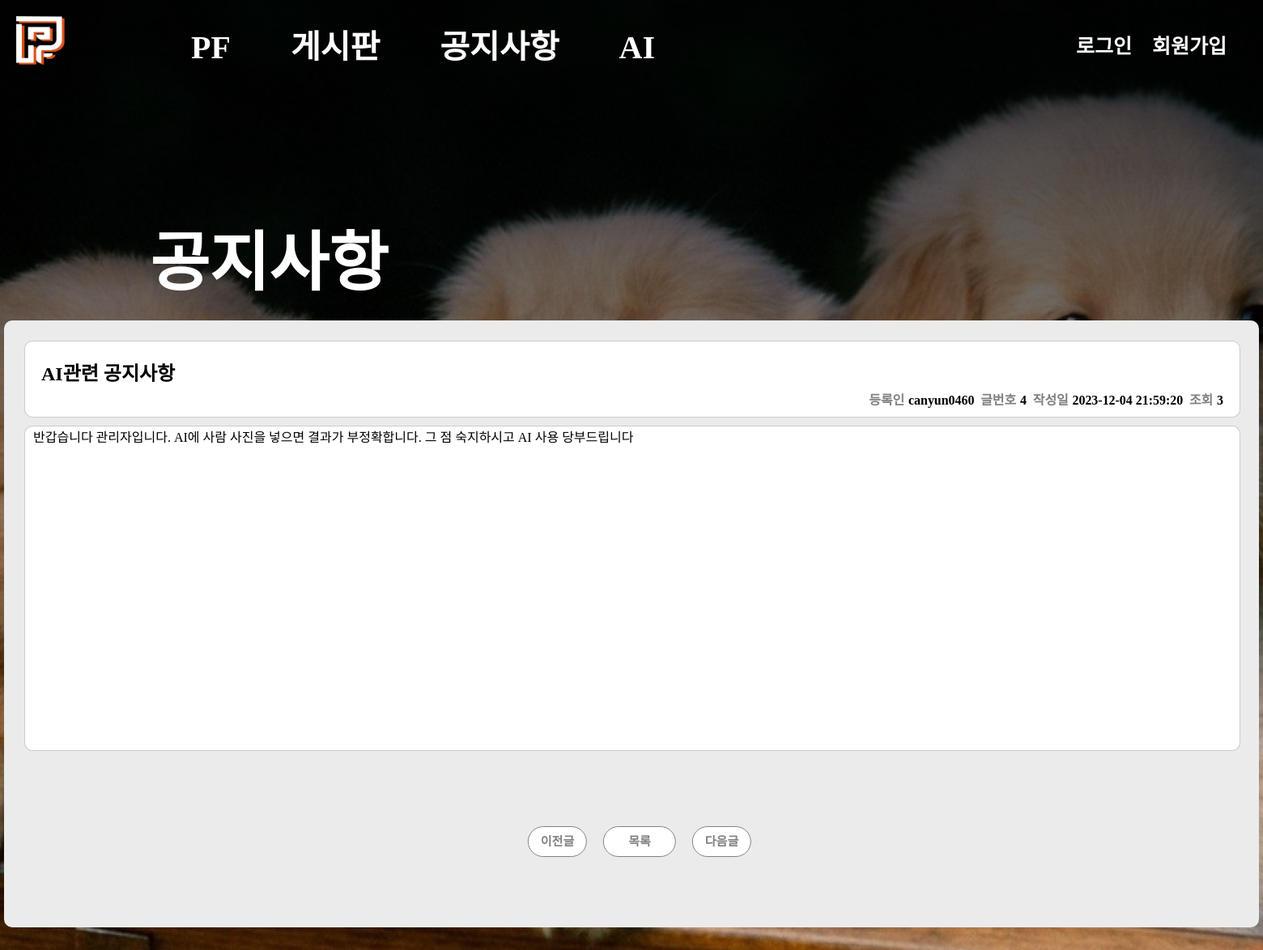
The app's page /frontend/notice/notice_in.php?id=4 with its own data.
### tables this page shows
CREATE TABLE `notices` (
  `id` int(11) NOT NULL,
  `title` varchar(255) NOT NULL,
  `content` text NOT NULL,
  `author` varchar(100) DEFAULT NULL,
  `created_at` timestamp NOT NULL DEFAULT current_timestamp(),
  `views` int(11) DEFAULT 0
);

### frontend/notice/notice_in.php (the view, shortened to what this page needs)
<?php
include '../topbar/topbar.php';
$servername = "localhost";
$username = "root";
$password = "";
$dbname = "petfolio";
$conn = new mysqli($servername, $username, $password, $dbname);
$post_id = isset($_GET['id']) ? intval($_GET['id']) : 0;
$updateViewsSql = "UPDATE notices SET views = views + 1 WHERE id = $post_id";
$conn->query($updateViewsSql);
$sql = "SELECT title, author, created_at, views, content FROM notices WHERE id = $post_id";
$result = $conn->query($sql);
if ($result->num_rows > 0) {
    $row = $result->fetch_assoc();
    $title = htmlspecialchars($row['title']);
    $author = htmlspecialchars($row['author']);
    $date = $row['created_at'];
    $views = $row['views'];
    $content = nl2br(htmlspecialchars($row['content']));
} else {
    echo "게시글을 찾을 수 없습니다.";
    exit;
}
?>
<!DOCTYPE html>
<html>
<head>
    <link rel="stylesheet" href="notice_in.css">
</head>
<body>
    <h1 class="notice_text">공지사항</h1>
    <div class="notice_container">
        <div class="top-containter">
            <h2 class="top-h2" style="margin-left: 20px;" ><?php echo $title; ?></h2>
            <div class="top-h5">
                <h5 class="top-text" style="display: inline;">등록인</h5>
                <h5 style="display: inline;"><?php echo $author; ?></h5>
                <h5 class="top-text" style="display: inline;">글번호</h5>
                <h5 style="display: inline;"><?php echo $post_id; ?></h5>
                <h5 class="top-text" style="display: inline;">작성일</h5>
                <h5 style="display: inline;"><?php echo $date; ?></h5>
                <h5 class="top-text" style="display: inline;">조회</h5>
                <h5 style="display: inline;"><?php echo $views; ?></h5>
            </div>
        </div>
        <div class="text-container">
            <div class="text_gap">
                <?php echo $content; ?>
            </div>
        </div>
        <div class="next-page">
            <a href="이전 글로 이동" class="bt">이전글</a>
            <a href="../notice/notice.php" class="bt" style="padding: 10px 30px;">목록</a>
            <a href="다음 글로 이동" class="bt">다음글</a>
        </div>
    </div>
</body>
</html>

### frontend/topbar/TopBar.css (style rules this page uses)
body { font-family: 'SKYBORI' }

### frontend/notice/notice_in.css (style rules this page uses)
body { font-family: 'SKYBORI'; margin: 0; padding: 0; background: url('../img/dogs.jpg') center/cover no-repeat fixed; }
body::before { content: ""; position: fixed; top: 0; left: 0; width: 100%; height: 100%; z-index: -1; background: linear-gradient(rgba(0, 0, 0, 0.8), rgba(0, 0, 0, 0.6), rgba(0, 0, 0, 0.4), rgba(0, 0, 0, 0.2),rgba(0, 0, 0, 0.2)); }
.notice_text { color: white; margin-top: 150px; font-size: 80px; margin-left: 185px; margin-bottom: 20px; }
.notice_container { background-color: rgb(235, 235, 235); width: 1500px; height: 700px; margin: auto; margin-bottom: 130px; padding: 25px; border-radius: 10px; }
.top-containter { border: 1px solid rgba(128, 128, 128, 0.404); width: 1500px; margin: 0 auto; display: flex; justify-content: space-between; margin-bottom: 10px; background-color: white; border-radius: 10px; }
.top-h5 { margin-top: 60px; margin-right: 20px; font-size: larger; display: inline; margin-bottom: 10px; }
.top-h2 { margin-top: 20px; }
.top-text { color: gray; margin-left: 3px; }
.text-container { width: 1500px; border: 1px solid rgba(128, 128, 128, 0.404); margin: 0 auto; margin-bottom: 90px; background-color: white; height: 400px; border-radius: 10px; }
.text_gap { margin-left: 10px; }
.next-page { margin-left: 10px; margin-bottom: 10px; text-align: center; position: absolute; left: 50%; transform: translateX(-50%); text-align: center; font-size: 0; padding: 10px; }
.bt { font-weight: 600; padding: 10px 15px; border-radius: 100px; font-size: 15px; text-decoration: none; border: 1px solid gray; color: gray; background-color: rgb(255, 255, 255); margin: 10px; }

### records on screen
notices: title "AI관련 공지사항", author "canyun0460", created_at "2023-12-04 21:59:20", views "3", content "반갑습니다 관리자입니다. AI에 사람 사진을 넣으면 결과가 부정확합니다. 그 점 숙지하시고 AI 사용 당부드립니다"

### other values on screen
$post_id "4"
